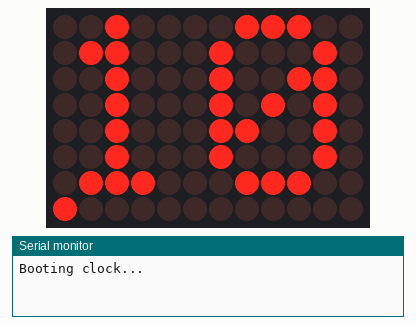
Recording of a sketch running on a simulated Arduino Uno R4 WiFi. Parts: 12×8 LED matrix, the last lines printed to the serial monitor. WiFi joins after 1.5 s; servers stay silent unless stated; network time is answered at once with the bench clock; the local clock reads 2024-03-15 10:24:30 at power-on unless the sketch sets it; not simulated (calls return 0 or success): arduino_secrets.h.

Above: at 0.6 s.
At 9.2 s:
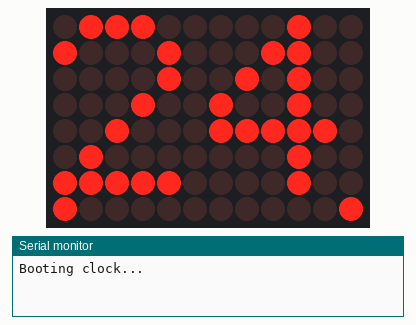
At 23.2 s:
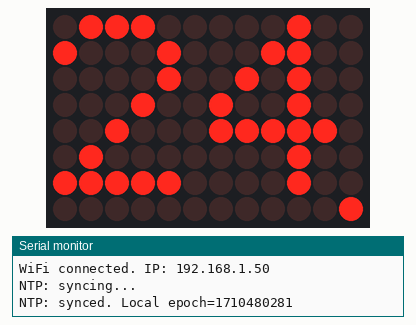
At 31.2 s:
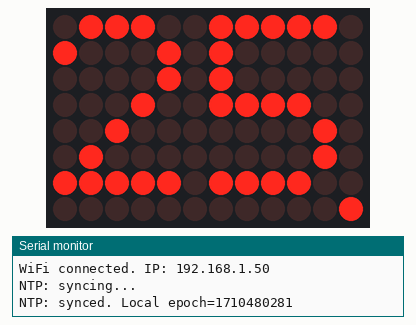
At 38.2 s:
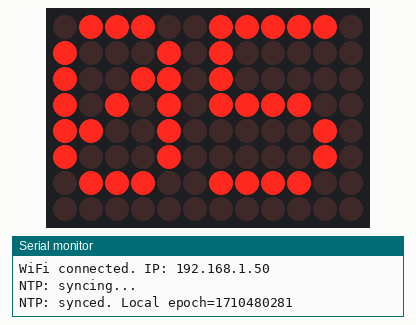

The sketch:

uno-r4-led-matrix-ntp-clock.ino
```cpp
#include <WiFiS3.h>
#include <WiFiUdp.h>
#include <NTPClient.h>
#include "arduino_secrets.h"

#include "RTC.h"
#include "Arduino_LED_Matrix.h"

ArduinoLEDMatrix matrix;

// ====== WiFi credentials ======
// Wi-Fi values are loaded from the ignored arduino_secrets.h file.

// ====== NTP ======
WiFiUDP udp;
NTPClient ntp(udp, "pool.ntp.org", 0 /*UTC*/, 60UL * 60UL * 1000UL);

// Resync every 6 hours
const unsigned long RESYNC_MS = 6UL * 60UL * 60UL * 1000UL;

// Display refresh
const unsigned long DISPLAY_MS = 200;

// Try WiFi connect every 10 seconds (non-blocking)
const unsigned long WIFI_RETRY_MS = 10UL * 1000UL;

bool timeSynced = false;
unsigned long lastResync = 0;
unsigned long lastDisplay = 0;
unsigned long lastWiFiTry = 0;

// ====== 5x7 digit font (two digits fit) ======
const uint8_t DIGITS[10][7] = {
  {0b01110,0b10001,0b10011,0b10101,0b11001,0b10001,0b01110}, //0
  {0b00100,0b01100,0b00100,0b00100,0b00100,0b00100,0b01110}, //1
  {0b01110,0b10001,0b00001,0b00010,0b00100,0b01000,0b11111}, //2
  {0b11110,0b00001,0b00001,0b01110,0b00001,0b00001,0b11110}, //3
  {0b00010,0b00110,0b01010,0b10010,0b11111,0b00010,0b00010}, //4
  {0b11111,0b10000,0b10000,0b11110,0b00001,0b00001,0b11110}, //5
  {0b01110,0b10000,0b10000,0b11110,0b10001,0b10001,0b01110}, //6
  {0b11111,0b00001,0b00010,0b00100,0b01000,0b01000,0b01000}, //7
  {0b01110,0b10001,0b10001,0b01110,0b10001,0b10001,0b01110}, //8
  {0b01110,0b10001,0b10001,0b01111,0b00001,0b00001,0b01110}  //9
};

// ====== Matrix packing (UNO R4: MSB-first) ======
inline void setPixel(uint32_t frame[3], int row, int col, bool on) {
  if (row < 0 || row > 7 || col < 0 || col > 11) return;
  int idx  = row * 12 + col;      // 0..95
  int word = idx / 32;            // 0..2
  int bit  = 31 - (idx % 32);     // MSB-first
  uint32_t mask = (1UL << bit);
  if (on) frame[word] |= mask;
  else    frame[word] &= ~mask;
}

void drawTwoDigits(uint32_t frame[3], int value, bool modeDot, bool notSyncedDot) {
  frame[0] = frame[1] = frame[2] = 0;

  int tens = (value / 10) % 10;
  int ones = value % 10;

  for (int r = 0; r < 7; r++) {
    for (int c = 0; c < 5; c++) {
      bool onL = (DIGITS[tens][r] >> (4 - c)) & 0x01;
      bool onR = (DIGITS[ones][r] >> (4 - c)) & 0x01;
      setPixel(frame, r, c, onL);
      setPixel(frame, r, 6 + c, onR);
    }
  }

  // bottom-right dot ON when showing minutes
  setPixel(frame, 7, 11, modeDot);

  // bottom-left dot ON when NOT synced yet
  setPixel(frame, 7, 0, notSyncedDot);
}

// ====== DST helpers (America/Chicago) ======
bool isLeap(int y) { return ((y % 4 == 0 && y % 100 != 0) || (y % 400 == 0)); }
int daysInMonth(int y, int m) {
  static const int dim[] = {31,28,31,30,31,30,31,31,30,31,30,31};
  if (m == 2) return isLeap(y) ? 29 : 28;
  return dim[m - 1];
}

// epoch -> Y/M/D H:M:S (UTC)
void epochToYMDHMS(uint32_t epoch, int &y, int &mo, int &d, int &hh, int &mm, int &ss) {
  ss = epoch % 60; epoch /= 60;
  mm = epoch % 60; epoch /= 60;
  hh = epoch % 24; epoch /= 24;
  uint32_t days = epoch;

  y = 1970;
  while (true) {
    uint32_t diy = isLeap(y) ? 366 : 365;
    if (days >= diy) { days -= diy; y++; }
    else break;
  }

  mo = 1;
  while (true) {
    int dim = daysInMonth(y, mo);
    if (days >= (uint32_t)dim) { days -= dim; mo++; }
    else break;
  }
  d = (int)days + 1;
}

// 0=Sun..6=Sat
int dayOfWeek(int y, int m, int d) {
  static int t[] = {0, 3, 2, 5, 0, 3, 5, 1, 4, 6, 2, 4};
  if (m < 3) y -= 1;
  return (y + y/4 - y/100 + y/400 + t[m-1] + d) % 7;
}

int nthSunday(int y, int m, int nth) {
  int count = 0;
  for (int day = 1; day <= daysInMonth(y, m); day++) {
    if (dayOfWeek(y, m, day) == 0) {
      count++;
      if (count == nth) return day;
    }
  }
  return 1;
}

bool isChicagoDST(int y, int mo, int d, int hh) {
  int startDay = nthSunday(y, 3, 2);
  int endDay   = nthSunday(y, 11, 1);

  if (mo < 3 || mo > 11) return false;
  if (mo > 3 && mo < 11) return true;

  if (mo == 3) {
    if (d < startDay) return false;
    if (d > startDay) return true;
    return hh >= 2;
  }

  // mo == 11
  if (d < endDay) return true;
  if (d > endDay) return false;
  return hh < 2;
}

uint32_t utcToChicago(uint32_t epochUTC) {
  // assume CST (UTC-6) then adjust if DST
  int y, mo, d, hh, mm, ss;
  uint32_t epochCST = epochUTC - 6UL * 3600UL;
  epochToYMDHMS(epochCST, y, mo, d, hh, mm, ss);

  if (isChicagoDST(y, mo, d, hh)) return epochUTC - 5UL * 3600UL; // CDT
  return epochCST; // CST
}

// ====== WiFi/NTP ======
void tryWiFiNonBlocking() {
  if (WiFi.status() == WL_CONNECTED) return;

  unsigned long now = millis();
  if (now - lastWiFiTry < WIFI_RETRY_MS) return;
  lastWiFiTry = now;

  Serial.println("WiFi: trying to connect...");
  WiFi.begin(WIFI_SSID, WIFI_PASS);
}

bool syncRTCFromNTP() {
  if (WiFi.status() != WL_CONNECTED) return false;

  Serial.println("NTP: syncing...");
  ntp.begin();
  if (!ntp.update()) ntp.forceUpdate();

  uint32_t epochUTC = (uint32_t)ntp.getEpochTime();
  if (epochUTC < 1700000000UL) { // sanity check
    Serial.println("NTP: bad epoch received");
    return false;
  }

  uint32_t epochLocal = utcToChicago(epochUTC);
  RTCTime t((time_t)epochLocal);
  RTC.setTime(t);

  Serial.print("NTP: synced. Local epoch=");
  Serial.println(epochLocal);
  return true;
}

void setup() {
  Serial.begin(115200);
  delay(300);

  matrix.begin();
  RTC.begin();

  // prove matrix is alive immediately (brief flash)
  {
    uint32_t frame[3] = {0xFFFFFFFF, 0xFFFFFFFF, 0xFFFFFFFF};
    matrix.loadFrame(frame);
    delay(250);
  }

  Serial.println("Booting clock...");
  tryWiFiNonBlocking();
}

void loop() {
  unsigned long nowMs = millis();

  // 1) Always keep trying WiFi occasionally (non-blocking)
  tryWiFiNonBlocking();

  // 2) If connected and time not synced yet, sync ASAP
  if (!timeSynced && WiFi.status() == WL_CONNECTED) {
    Serial.print("WiFi connected. IP: ");
    Serial.println(WiFi.localIP());
    timeSynced = syncRTCFromNTP();
    if (timeSynced) lastResync = nowMs;
  }

  // 3) Periodic resync to stay accurate
  if (timeSynced && (nowMs - lastResync >= RESYNC_MS) && WiFi.status() == WL_CONNECTED) {
    if (syncRTCFromNTP()) lastResync = nowMs;
  }

  // 4) Display update (ALWAYS runs)
  if (nowMs - lastDisplay >= DISPLAY_MS) {
    lastDisplay = nowMs;

    RTCTime now;
    RTC.getTime(now);

    int hh = now.getHour();
    int mm = now.getMinutes();
    int ss = now.getSeconds();

    bool showMinutes = (ss % 2) == 1;

    uint32_t frame[3];
    drawTwoDigits(frame, showMinutes ? mm : hh, showMinutes, !timeSynced);
    matrix.loadFrame(frame);
  }
}
```

Measured:
- what the display in image 0 shows lasts 0.6 s, from 0.6 s to 1.2 s
- what the display in image 1 shows lasts 2.3 s, from 9.2 s to 11.5 s
- what the display in image 2 shows lasts 1.0 s, from 23.1 s to 24.1 s
